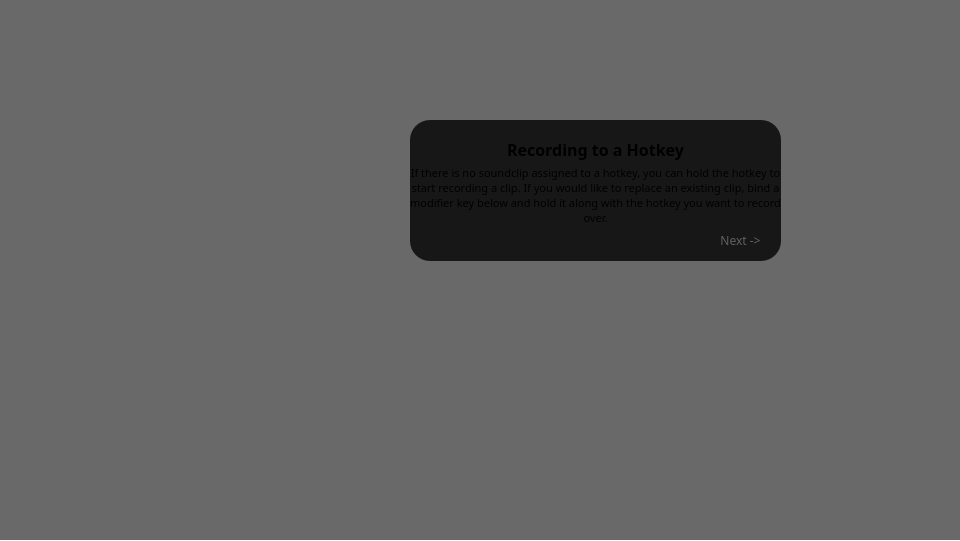
  <widget class="QGroupBox" name="slide_5">
   <property name="geometry">
    <rect>
     <x>0</x>
     <y>540</y>
     <width>960</width>
     <height>541</height>
    </rect>
   </property>
   <property name="styleSheet">
    <string notr="true">border: 0px;
background: transparent;</string>
   </property>
   <property name="title">
    <string/>
   </property>
   <widget class="QGroupBox" name="groupBox_8">
    <property name="geometry">
     <rect>
      <x>410</x>
      <y>120</y>
      <width>371</width>
      <height>141</height>
     </rect>
    </property>
    <property name="styleSheet">
     <string notr="true">QGroupBox {
	background: rgba(0, 0, 0, 200);
	border-radius: 20px;
}</string>
    </property>
    <property name="title">
     <string/>
    </property>
    <widget class="QLabel" name="label_19">
     <property name="geometry">
      <rect>
       <x>0</x>
       <y>4</y>
       <width>371</width>
       <height>51</height>
      </rect>
     </property>
     <property name="font">
      <font>
       <family>Cascadia Code</family>
       <pointsize>12</pointsize>
       <bold>true</bold>
      </font>
     </property>
     <property name="text">
      <string>Recording to a Hotkey</string>
     </property>
     <property name="alignment">
      <set>Qt::AlignCenter</set>
     </property>
     <property name="wordWrap">
      <bool>true</bool>
     </property>
     <property name="margin">
      <number>0</number>
     </property>
    </widget>
    <widget class="QLabel" name="label_20">
     <property name="geometry">
      <rect>
       <x>0</x>
       <y>30</y>
       <width>371</width>
       <height>91</height>
      </rect>
     </property>
     <property name="font">
      <font>
       <family>Cascadia Code</family>
       <pointsize>8</pointsize>
       <bold>false</bold>
      </font>
     </property>
     <property name="text">
      <string>&lt;html&gt;&lt;head/&gt;&lt;body&gt;&lt;p&gt;If there is no soundclip assigned to a hotkey, you can hold the hotkey to start recording a clip. If you would like to replace an existing clip, bind a modifier key below and hold it along with the hotkey you want to record over.&lt;/p&gt;&lt;/body&gt;&lt;/html&gt;</string>
     </property>
     <property name="alignment">
      <set>Qt::AlignCenter</set>
     </property>
     <property name="wordWrap">
      <bool>true</bool>
     </property>
     <property name="margin">
      <number>5</number>
     </property>
    </widget>
    <widget class="QPushButton" name="next_6">
     <property name="enabled">
      <bool>true</bool>
     </property>
     <property name="geometry">
      <rect>
       <x>300</x>
       <y>110</y>
       <width>61</width>
       <height>21</height>
      </rect>
     </property>
     <property name="font">
      <font>
       <family>Cascadia Code</family>
      </font>
     </property>
     <property name="styleSheet">
      <string notr="true">QPushButton {
background: transparent;
border: 0px;
color: #606060;
}

QPushButton:hover {
color: #B0B0B0;
}

QPushButton:pressed {
color: #E0E0E0;
}</string>
     </property>
     <property name="text">
      <string>Next -&gt;</string>
     </property>
    </widget>
   </widget>
   <widget class="QWidget" name="widget_19" native="true">
    <property name="geometry">
     <rect>
      <x>0</x>
      <y>0</y>
      <width>960</width>
      <height>540</height>
     </rect>
    </property>
    <property name="styleSheet">
     <string notr="true">background: rgba(0, 0, 0, 150);</string>
    </property>
   </widget>
   <zorder>widget_19</zorder>
   <zorder>groupBox_8</zorder>
  </widget>
